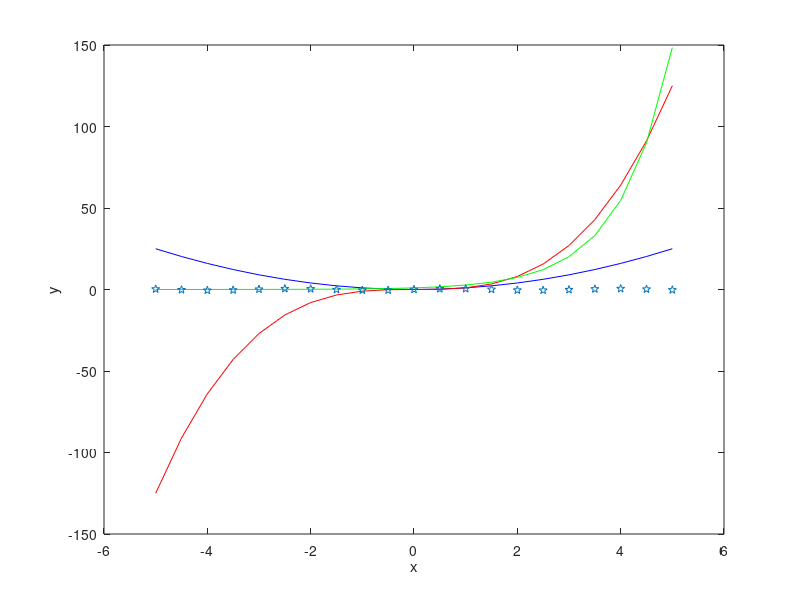

This chart was generated by the following MATLAB code:
x=-5:0.5:5;
y1=x.^2;
y2=x.^3;
y3=exp(x);
y4=sin(x).*cos(x);
plot(x, y1, 'b-');
hold on;
plot(x, y2, "r");
plot(x, y3, "g");
plot(x, y4, "p");
xlabel('x');
ylabel('y');